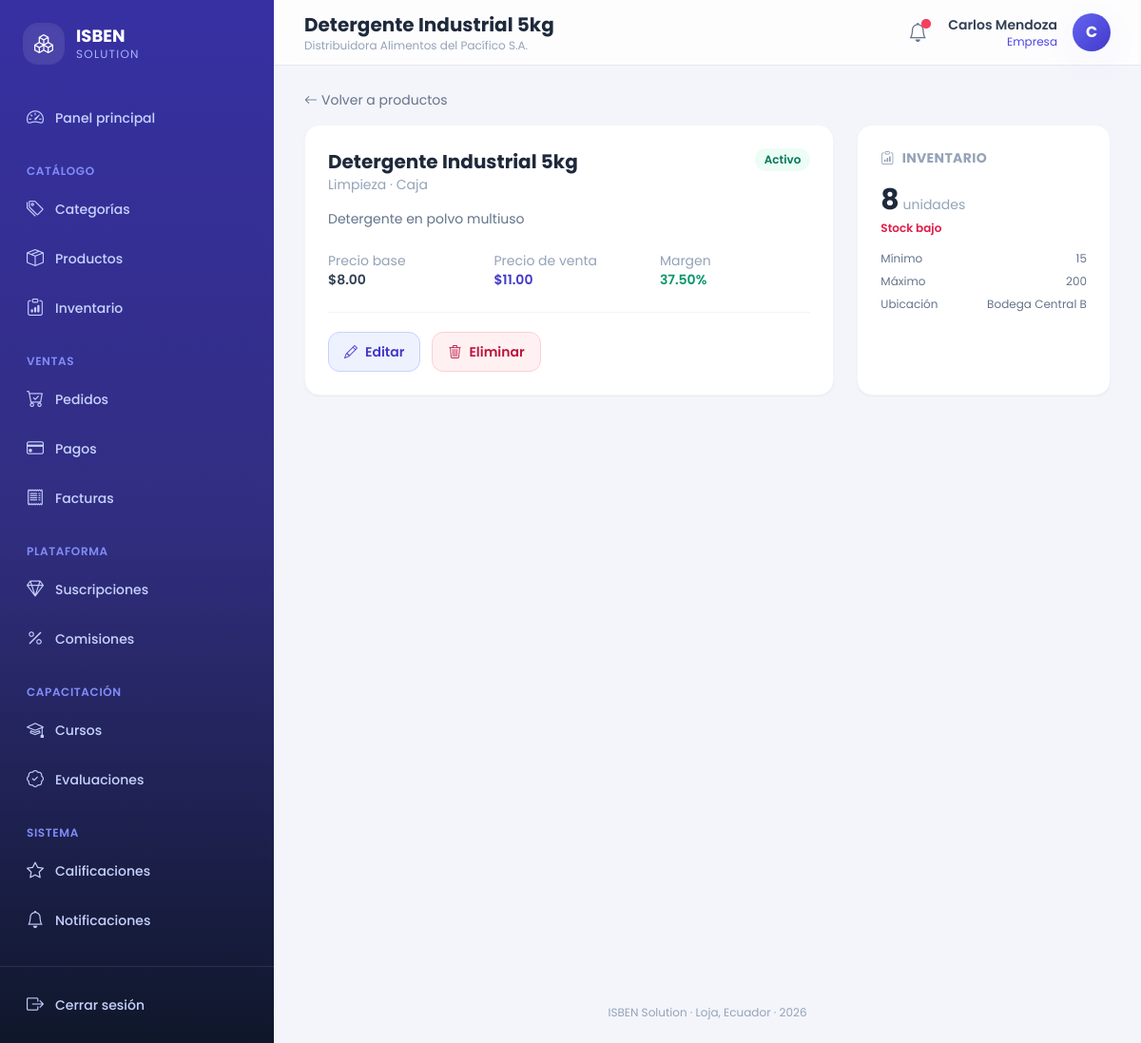
/productos/2/ (signed in), run on the app's committed database.
### core/models.py (models this page shows, shortened)
class Notificacion(models.Model):
    destinatario  = models.ForeignKey(Usuario, on_delete=models.CASCADE,
                                      related_name='notificaciones')
    tipo          = models.CharField(max_length=20, choices=TIPO_NOTIFICACION)
    titulo        = models.CharField(max_length=200)
    mensaje       = models.TextField()
    leida         = models.BooleanField(default=False)
    fecha_envio   = models.DateTimeField(auto_now_add=True)
    fecha_lectura = models.DateTimeField(null=True, blank=True)
    class Meta:
        ordering = ['-fecha_envio']
        verbose_name = 'Notificación'
        verbose_name_plural = 'Notificaciones'

class Producto(models.Model):
    nombre        = models.CharField(max_length=200)
    descripcion   = models.TextField(blank=True)
    precio_base   = models.DecimalField(max_digits=12, decimal_places=2)
    precio_venta  = models.DecimalField(max_digits=12, decimal_places=2)
    unidad_medida = models.CharField(max_length=50)
    activo        = models.BooleanField(default=True)
    empresa       = models.ForeignKey(Empresa, on_delete=models.CASCADE,
                                      related_name='productos')
    categoria     = models.ForeignKey(CategoriaProducto, on_delete=models.SET_NULL,
                                      null=True, blank=True, related_name='productos')
    fecha_creacion      = models.DateTimeField(auto_now_add=True)
    fecha_actualizacion = models.DateTimeField(auto_now=True)
    class Meta:
        verbose_name = 'Producto'
        verbose_name_plural = 'Productos'
    def get_margen(self):
        if self.precio_base > 0:
            return round((self.precio_venta - self.precio_base) / self.precio_base * 100, 2)
        return 0

class Empresa(models.Model):
    usuario             = models.OneToOneField(Usuario, on_delete=models.CASCADE,
                                               related_name='empresa')
    ruc                 = models.CharField(max_length=13, unique=True)
    razon_social        = models.CharField(max_length=200)
    representante_legal = models.CharField(max_length=200)
    direccion           = models.TextField()
    logo_url            = models.URLField(blank=True)
    estado              = models.CharField(max_length=20, choices=ESTADO_APROBACION,
                                           default='pendiente')
    fecha_verificacion  = models.DateTimeField(null=True, blank=True)
    class Meta:
        verbose_name = 'Empresa'
        verbose_name_plural = 'Empresas'

class Usuario(AbstractUser):
    email    = models.EmailField(unique=True)
    telefono = models.CharField(max_length=20, blank=True)
    rol      = models.CharField(max_length=20, choices=ROL_USUARIO)
    fecha_actualizacion = models.DateTimeField(auto_now=True)
    REQUIRED_FIELDS = ['email', 'rol']
    class Meta:
        verbose_name = 'Usuario'
        verbose_name_plural = 'Usuarios'

class CategoriaProducto(models.Model):
    nombre      = models.CharField(max_length=100, unique=True)
    descripcion = models.TextField(blank=True)
    activo      = models.BooleanField(default=True)
    class Meta:
        verbose_name = 'Categoría de producto'
        verbose_name_plural = 'Categorías de producto'

class Inventario(models.Model):
    producto     = models.OneToOneField(Producto, on_delete=models.CASCADE,
                                        related_name='inventario')
    stock_actual = models.IntegerField(default=0)
    stock_minimo = models.IntegerField(default=0)
    stock_maximo = models.IntegerField(default=0)
    ubicacion    = models.CharField(max_length=200, blank=True)
    fecha_actualizacion = models.DateTimeField(auto_now=True)
    class Meta:
        verbose_name = 'Inventario'
        verbose_name_plural = 'Inventarios'
    def stock_bajo(self):
        return self.stock_actual <= self.stock_minimo
    def get_estado_stock(self):
        if self.stock_actual == 0:
            return "Sin stock"
        elif self.stock_actual <= self.stock_minimo:
            return "Stock bajo"
        elif self.stock_actual >= self.stock_maximo:
            return "Stock lleno"
        return "Normal"

### core/views.py (the view)
# urls.py: path('productos/<int:pk>/', views.detalle_producto, name='detalle_producto'),
@login_required
def detalle_producto(request, pk):
    producto = get_object_or_404(Producto, pk=pk)
    return render(request, 'core/productos/detalle.html', {'producto': producto})

### core/context_processors.py (called while the page is built)
def notificaciones(request):
    if request.user.is_authenticated:
        return {
            'notificaciones_no_leidas_global': request.user.notificaciones.filter(leida=False).count(),
        }
    return {}

### core/templates/core/productos/detalle.html (shortened to what this page needs)
{% extends 'core/master.html' %}
{% block header_title %}{{ producto.nombre }}{% endblock %}
{% block header_subtitle %}{{ producto.empresa.razon_social }}{% endblock %}
{% block content %}
<a href="{% url 'lista_productos' %}" class="mb-4 inline-flex items-center gap-1 text-sm text-slate-500 hover:text-brand-600"><i class="bi bi-arrow-left"></i> Volver a productos</a>
<div class="grid grid-cols-1 gap-6 lg:grid-cols-3">
  <div class="rounded-2xl border border-slate-100 bg-white p-6 shadow-sm lg:col-span-2">
    <div class="mb-4 flex items-start justify-between">
      <div>
        <h2 class="text-xl font-bold text-slate-800">{{ producto.nombre }}</h2>
        <p class="text-sm text-slate-400">{{ producto.categoria.nombre|default:"Sin categoría" }} · {{ producto.unidad_medida }}</p>
      </div>
      {% if producto.activo %}<span class="rounded-full bg-emerald-50 px-2.5 py-1 text-xs font-semibold text-emerald-700">Activo</span>{% else %}<span class="rounded-full bg-slate-100 px-2.5 py-1 text-xs font-semibold text-slate-500">Inactivo</span>{% endif %}
    </div>
    <p class="mb-6 text-sm text-slate-500">{{ producto.descripcion|default:"Sin descripción disponible." }}</p>
    <dl class="grid grid-cols-2 gap-4 text-sm sm:grid-cols-3">
      <div><dt class="text-slate-400">Precio base</dt><dd class="font-semibold text-slate-700">${{ producto.precio_base }}</dd></div>
      <div><dt class="text-slate-400">Precio de venta</dt><dd class="font-semibold text-brand-700">${{ producto.precio_venta }}</dd></div>
      <div><dt class="text-slate-400">Margen</dt><dd class="font-semibold text-emerald-600">{{ producto.get_margen }}%</dd></div>
    </dl>
    {% if user.rol in 'empresa,administrador' %}
    <div class="mt-6 flex gap-3 border-t border-slate-100 pt-5">
      <a href="{% url 'editar_producto' producto.pk %}" class="flex items-center gap-2 rounded-xl border border-brand-200 bg-brand-50 px-4 py-2.5 text-sm font-semibold text-brand-700 hover:bg-brand-100"><i class="bi bi-pencil"></i> Editar</a>
      <a href="{% url 'eliminar_producto' producto.pk %}" class="flex items-center gap-2 rounded-xl border border-rose-200 bg-rose-50 px-4 py-2.5 text-sm font-semibold text-rose-700 hover:bg-rose-100"><i class="bi bi-trash3"></i> Eliminar</a>
    </div>
    {% endif %}
  </div>
  <div class="rounded-2xl border border-slate-100 bg-white p-6 shadow-sm">
    <h3 class="mb-4 flex items-center gap-2 text-sm font-bold uppercase tracking-wide text-slate-400"><i class="bi bi-clipboard-data"></i> Inventario</h3>
    {% with inventario=producto.inventario %}
    {% if inventario %}
    <p class="text-3xl font-bold text-slate-800">{{ inventario.stock_actual }}<span class="text-sm font-normal text-slate-400"> unidades</span></p>
    <p class="mt-1 text-xs font-semibold {% if inventario.stock_bajo %}text-rose-600{% else %}text-emerald-600{% endif %}">{{ inventario.get_estado_stock }}</p>
    <dl class="mt-4 space-y-2 text-xs text-slate-500">
      <div class="flex justify-between"><dt>Mínimo</dt><dd>{{ inventario.stock_minimo }}</dd></div>
      <div class="flex justify-between"><dt>Máximo</dt><dd>{{ inventario.stock_maximo }}</dd></div>
      <div class="flex justify-between"><dt>Ubicación</dt><dd>{{ inventario.ubicacion|default:"—" }}</dd></div>
    </dl>
    {% endif %}
    {% endwith %}
  </div>
</div>
{% endblock %}

### core/templates/core/master.html (shortened to what this page needs)
{% load static %}
<!DOCTYPE html>
<html lang="es">
<head>
<script src="https://cdn.tailwindcss.com"></script>
<link rel="stylesheet" href="https://cdn.jsdelivr.net/npm/bootstrap-icons@1.11.3/font/bootstrap-icons.min.css">
<link rel="stylesheet" href="{% static 'core/css/estilos.css' %}">
</head>
<body class="font-sans text-slate-700 antialiased" x-data="{ sidebarOpen: false }">
{% if user.is_authenticated %}
<div class="flex min-h-screen">
  <aside
    class="fixed inset-y-0 left-0 z-40 w-72 transform bg-gradient-to-b from-brand-800 via-brand-900 to-slate-900 text-indigo-100 transition-transform duration-300 lg:static lg:translate-x-0"
    :class="sidebarOpen ? 'translate-x-0' : '-translate-x-full'">
    <div class="flex h-full flex-col">
      <div class="flex items-center gap-3 px-6 py-6">
        <div class="flex h-11 w-11 items-center justify-center rounded-2xl bg-white/10 text-xl font-bold text-white shadow-inner">
          <i class="bi bi-boxes"></i>
        </div>
        <div>
          <p class="text-lg font-bold leading-tight text-white">ISBEN</p>
          <p class="text-xs uppercase tracking-widest text-indigo-300">Solution</p>
        </div>
      </div>
      <nav class="mt-2 flex-1 space-y-6 overflow-y-auto px-4 pb-6">
        <div>
          <a href="{% url 'inicio' %}"
             class="group relative flex items-center gap-3 rounded-xl px-3 py-2.5 text-sm font-medium transition {% if request.resolver_match.url_name == 'inicio' %}bg-white/10 text-white shadow-soft{% else %}text-indigo-200 hover:translate-x-0.5 hover:bg-white/5 hover:text-white{% endif %}">
            <i class="bi bi-speedometer2 text-lg"></i> Panel principal
          </a>
        </div>
        <div>
          <p class="px-3 pb-2 text-xs font-semibold uppercase tracking-wider text-indigo-400">Catálogo</p>
          <div class="space-y-1">
            {% include 'core/partials/_nav_link.html' with url_name='lista_categorias' icon='bi-tags' label='Categorías' %}
            {% include 'core/partials/_nav_link.html' with url_name='lista_productos' icon='bi-box-seam' label='Productos' %}
            {% if user.rol in 'empresa,administrador' %}
              {% include 'core/partials/_nav_link.html' with url_name='lista_inventario' icon='bi-clipboard-data' label='Inventario' %}
            {% endif %}
          </div>
        </div>
        <div>
          <p class="px-3 pb-2 text-xs font-semibold uppercase tracking-wider text-indigo-400">Ventas</p>
          <div class="space-y-1">
            {% include 'core/partials/_nav_link.html' with url_name='lista_pedidos' icon='bi-cart-check' label='Pedidos' %}
            {% include 'core/partials/_nav_link.html' with url_name='lista_pagos' icon='bi-credit-card' label='Pagos' %}
            {% include 'core/partials/_nav_link.html' with url_name='lista_facturas' icon='bi-receipt' label='Facturas' %}
          </div>
        </div>
        {% if user.rol == 'administrador' or user.rol == 'empresa' %}
        <div>
          <p class="px-3 pb-2 text-xs font-semibold uppercase tracking-wider text-indigo-400">Plataforma</p>
          <div class="space-y-1">
            {% include 'core/partials/_nav_link.html' with url_name='lista_suscripciones' icon='bi-gem' label='Suscripciones' %}
            {% include 'core/partials/_nav_link.html' with url_name='lista_comisiones' icon='bi-percent' label='Comisiones' %}
          </div>
        </div>
        {% endif %}
        <div>
          <p class="px-3 pb-2 text-xs font-semibold uppercase tracking-wider text-indigo-400">Capacitación</p>
          <div class="space-y-1">
            {% include 'core/partials/_nav_link.html' with url_name='lista_cursos' icon='bi-mortarboard' label='Cursos' %}
            {% include 'core/partials/_nav_link.html' with url_name='lista_evaluaciones' icon='bi-patch-check' label='Evaluaciones' %}
          </div>
        </div>
        <div>
          <p class="px-3 pb-2 text-xs font-semibold uppercase tracking-wider text-indigo-400">Sistema</p>
          <div class="space-y-1">
            {% include 'core/partials/_nav_link.html' with url_name='lista_calificaciones' icon='bi-star' label='Calificaciones' %}
            {% include 'core/partials/_nav_link.html' with url_name='lista_notificaciones' icon='bi-bell' label='Notificaciones' %}
          </div>
        </div>
      </nav>
      <div class="border-t border-white/10 p-4">
        <form action="{% url 'logout' %}" method="post">
          <button type="submit" class="flex w-full items-center gap-3 rounded-xl px-3 py-2.5 text-sm font-medium text-indigo-200 transition hover:bg-white/5 hover:text-white">
            <i class="bi bi-box-arrow-right text-lg"></i> Cerrar sesión
          </button>
        </form>
      </div>
    </div>
  </aside>
  <div class="flex min-h-screen flex-1 flex-col lg:pl-0">
    <header class="sticky top-0 z-20 flex items-center justify-between gap-4 border-b border-slate-200 bg-white/80 px-4 py-3 backdrop-blur lg:px-8">
      <div class="flex items-center gap-3">
        <div>
          <h1 class="text-lg font-bold text-slate-800 lg:text-xl">{% block header_title %}{% endblock %}</h1>
          <p class="hidden text-xs text-slate-400 sm:block">{% block header_subtitle %}Gestiona tu operación mayorista desde un solo lugar.{% endblock %}</p>
        </div>
      </div>
      <div class="flex items-center gap-3">
        <a href="{% url 'lista_notificaciones' %}" class="relative grid h-10 w-10 place-items-center rounded-xl text-slate-500 transition hover:bg-slate-100 hover:text-brand-600" title="Notificaciones">
          <i class="bi bi-bell text-xl"></i>
          {% if notificaciones_no_leidas_global %}
          <span class="absolute right-1.5 top-1.5 flex h-2.5 w-2.5">
            <span class="relative inline-flex h-2.5 w-2.5 rounded-full bg-rose-500"></span>
          </span>
          {% endif %}
        </a>
        <div class="flex items-center gap-4" x-data="{ open: false }">
          <div class="hidden text-right sm:block">
            <p class="text-sm font-semibold text-slate-700">{{ user.get_full_name|default:user.username }}</p>
            <p class="text-xs capitalize text-brand-600">{{ user.get_rol_display }}</p>
          </div>
          <button @click="open = !open" class="grid h-10 w-10 place-items-center rounded-full bg-gradient-to-br from-brand-500 to-brand-700 font-bold text-white shadow-soft transition hover:shadow-lg">
            {{ user.first_name|slice:":1"|upper|default:user.username|slice:":1"|upper }}
          </button>
        </div>
      </div>
    </header>
    <main class="pagina-contenido flex-1 px-4 py-6 lg:px-8">
      {% block content %}{% endblock %}
    </main>
    <footer class="px-4 py-6 text-center text-xs text-slate-400 lg:px-8">
      ISBEN Solution &middot; Loja, Ecuador &middot; {% now "Y" %}
    </footer>
  </div>
</div>
{% else %}
  {% block auth_content %}{% endblock %}
{% endif %}
</body>
</html>

### core/templates/core/partials/_nav_link.html (shortened to what this page needs)
{% url url_name as nav_url %}
<a href="{{ nav_url }}"
   class="group relative flex items-center gap-3 rounded-xl px-3 py-2.5 text-sm font-medium transition {% if request.resolver_match.url_name == url_name %}bg-white/10 text-white shadow-soft{% else %}text-indigo-200 hover:translate-x-0.5 hover:bg-white/5 hover:text-white{% endif %}">
  <i class="bi {{ icon }} text-lg"></i> {{ label }}
</a>

### core/templates/core/master.html (style rules this page uses)
body { background: #f4f5fb; }
main.pagina-contenido { animation: fadeInUp 0.35s ease-out; }
a, button { -webkit-tap-highlight-color: transparent; }

### data on the page
Notificacion: tipo "Inventario"
Producto: nombre "Detergente Industrial 5kg", empresa.razon_social "Distribuidora Alimentos del Pacífico S.A.", categoria.nombre "Limpieza", unidad_medida "Caja", descripcion "Detergente en polvo multiuso", precio_base "8.00", precio_venta "11.00", get_margen "37.50"
Usuario: get_full_name "Carlos Mendoza", rol "Empresa", first_name "C"
Inventario: stock_actual "8", get_estado_stock "Stock bajo", stock_minimo "15", stock_maximo "200", ubicacion "Bodega Central B"

### other printed values
{{ label }} "Categorías Productos Pedidos Pagos Facturas Suscripciones Comisiones Cursos Evaluaciones Calificaciones Notificaciones"
